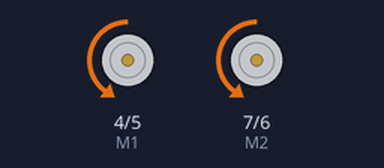
A sketch run on a simulated Arduino Uno, built with avr-gcc and run on an emulated ATmega328P. Parts: direction and speed pins drawn as motors (green arrow = direction pin HIGH = forward, orange = LOW = backward, longer = more drive).

Above: at 0.5 s.
At 2.5 s:
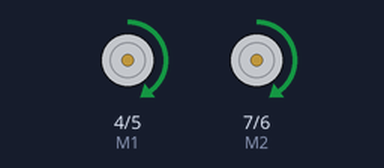
At 3.5 s:
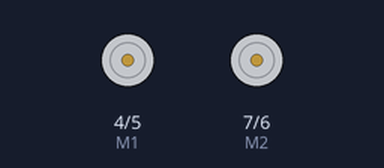
Timing chart, 0 to 5.2 s (numbered marks = the images above):
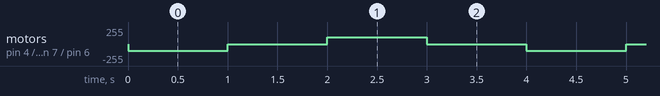

Measured:
- by itself, motor on pin 4 (M1) / pin 5 (E1), motor on pin 7 (M2) / pin 6 (E2): repeats every 4.0 s: stopped 1.0 s, forward 100/255 1.0 s, stopped 1.0 s, backward 100/255 1.0 s

The sketch:

praFrentePraTras.ino
```cpp
/************************************\
|   Código Elaborado por RoboCore    |
| Sinta-se livre para usar ou editar |
|    SEMPRE cite a fonte do código   |
|          www.RoboCore.net          |
\************************************/

//Standard PWM DC control
int E1 = 5;     //M1 Speed Control
int E2 = 6;     //M2 Speed Control
int M1 = 4;    //M1 Direction Control
int M2 = 7;    //M1 Direction Control

void setup(void){
  int i;
  for(i=4;i<=7;i++)
    pinMode(i, OUTPUT);
}

void loop(){
  digitalWrite(M1, LOW);
  digitalWrite(M2, LOW);
  analogWrite(E1, 100);
  analogWrite(E2, 100);

  delay(1000); //espera 1 segundo

  analogWrite(E1, 0);
  analogWrite(E2, 0);

  delay(1000); //espera 1 segundo

  digitalWrite(M1, HIGH);
  digitalWrite(M2, HIGH);
  analogWrite(E1, 100);
  analogWrite(E2, 100);

  delay(1000); //espera 1 segundo

  analogWrite(E1, 0);
  analogWrite(E2, 0);

  delay(1000); //espera 1 segundo


}
```
